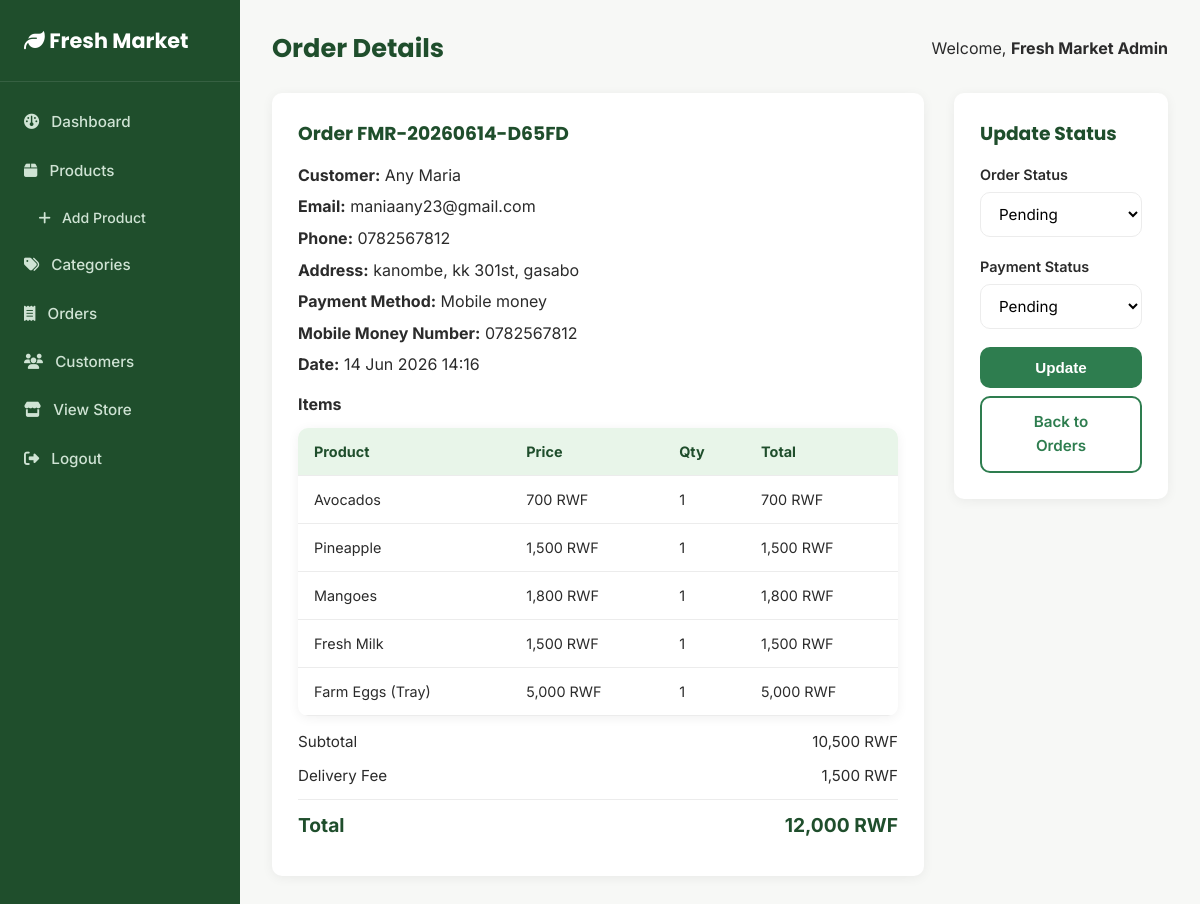
Page /admin/order-detail.php?id=1 (signed in) on the committed database.
### tables this page shows
CREATE TABLE `orders` (
  `order_id` int(11) NOT NULL,
  `customer_id` int(11) DEFAULT NULL,
  `order_number` varchar(30) NOT NULL,
  `full_name` varchar(120) NOT NULL,
  `email` varchar(150) NOT NULL,
  `phone` varchar(20) NOT NULL,
  `address` varchar(255) NOT NULL,
  `district` varchar(100) NOT NULL,
  `payment_method` enum('mobile_money','cash_on_delivery') NOT NULL DEFAULT 'mobile_money',
  `momo_number` varchar(20) DEFAULT NULL,
  `payment_status` enum('pending','paid','failed') DEFAULT 'pending',
  `order_status` enum('pending','processing','shipped','delivered','cancelled') DEFAULT 'pending',
  `subtotal` decimal(10,2) NOT NULL,
  `delivery_fee` decimal(10,2) NOT NULL DEFAULT 0.00,
  `total_amount` decimal(10,2) NOT NULL,
  `notes` text DEFAULT NULL,
  `created_at` timestamp NOT NULL DEFAULT current_timestamp()
);

CREATE TABLE `order_items` (
  `order_item_id` int(11) NOT NULL,
  `order_id` int(11) NOT NULL,
  `product_id` int(11) DEFAULT NULL,
  `product_name` varchar(150) NOT NULL,
  `price` decimal(10,2) NOT NULL,
  `quantity` int(11) NOT NULL,
  `line_total` decimal(10,2) NOT NULL
);

### includes/functions.php (called while the page is built, shortened)
<?php
function formatPrice($amount) {
    return number_format($amount, 0) . ' RWF';
}
function e($value) {
    return htmlspecialchars($value ?? '', ENT_QUOTES, 'UTF-8');
}

### admin/order-detail.php (the view, shortened to what this page needs)
<?php
require_once __DIR__ . '/../includes/functions.php';
$orderId = (int)($_GET['id'] ?? 0);
$stmt = $pdo->prepare("SELECT * FROM orders WHERE order_id = ?");
$stmt->execute([$orderId]);
$order = $stmt->fetch();
$stmt = $pdo->prepare("SELECT * FROM order_items WHERE order_id = ?");
$stmt->execute([$orderId]);
$items = $stmt->fetchAll();
require __DIR__ . '/includes/header.php';
?>
<div class="checkout-grid">
    <div class="admin-form-card" style="max-width:none;">
        <h3 style="font-family:var(--font-heading);color:var(--green-dark);margin-bottom:14px;">Order <?= e($order['order_number']) ?></h3>
        <p style="margin-bottom:6px;"><strong>Customer:</strong> <?= e($order['full_name']) ?></p>
        <p style="margin-bottom:6px;"><strong>Email:</strong> <?= e($order['email']) ?></p>
        <p style="margin-bottom:6px;"><strong>Phone:</strong> <?= e($order['phone']) ?></p>
        <p style="margin-bottom:6px;"><strong>Address:</strong> <?= e($order['address']) ?>, <?= e($order['district']) ?></p>
        <p style="margin-bottom:6px;"><strong>Payment Method:</strong> <?= e(str_replace('_',' ', ucfirst($order['payment_method']))) ?></p>
        <?php if ($order['momo_number']): ?>
            <p style="margin-bottom:6px;"><strong>Mobile Money Number:</strong> <?= e($order['momo_number']) ?></p>
        <?php endif; ?>
        <p style="margin-bottom:14px;"><strong>Date:</strong> <?= date('d M Y H:i', strtotime($order['created_at'])) ?></p>
        <h4 style="margin-bottom:10px;">Items</h4>
        <div class="admin-table-wrap" style="margin-bottom:14px;">
            <table class="admin-table">
                <thead><tr><th>Product</th><th>Price</th><th>Qty</th><th>Total</th></tr></thead>
                <tbody>
                    <?php foreach ($items as $item): ?>
                    <tr>
                        <td><?= e($item['product_name']) ?></td>
                        <td><?= formatPrice($item['price']) ?></td>
                        <td><?= $item['quantity'] ?></td>
                        <td><?= formatPrice($item['line_total']) ?></td>
                    </tr>
                    <?php endforeach; ?>
                </tbody>
            </table>
        </div>
        <div class="cart-summary-row"><span>Subtotal</span><span><?= formatPrice($order['subtotal']) ?></span></div>
        <div class="cart-summary-row"><span>Delivery Fee</span><span><?= formatPrice($order['delivery_fee']) ?></span></div>
        <div class="cart-summary-row total"><span>Total</span><span><?= formatPrice($order['total_amount']) ?></span></div>
    </div>
    <div class="admin-form-card" style="max-width:none;align-self:start;">
        <h3 style="font-family:var(--font-heading);color:var(--green-dark);margin-bottom:14px;">Update Status</h3>
        <form method="post">
            <div class="form-group">
                <label>Order Status</label>
                <select name="order_status">
                    <?php foreach (['pending','processing','shipped','delivered','cancelled'] as $st): ?>
                        <option value="<?= $st ?>" <?= $order['order_status'] === $st ? 'selected' : '' ?>><?= ucfirst($st) ?></option>
                    <?php endforeach; ?>
                </select>
            </div>
            <div class="form-group">
                <label>Payment Status</label>
                <select name="payment_status">
                    <?php foreach (['pending','paid','failed'] as $st): ?>
                        <option value="<?= $st ?>" <?= $order['payment_status'] === $st ? 'selected' : '' ?>><?= ucfirst($st) ?></option>
                    <?php endforeach; ?>
                </select>
            </div>
            <button type="submit" class="btn btn-primary btn-block">Update</button>
            <a href="orders.php" class="btn btn-outline btn-block" style="margin-top:8px;">Back to Orders</a>
        </form>
    </div>
</div>
<?php require __DIR__ . '/includes/footer.php'; ?>

### assets/css/style.css (style rules this page uses)
:root { --green-dark: #1f4e2c; --green: #2e7d4f; --green-light: #e8f5e9; --accent: #f5a623; --accent-dark: #d6890a; --gray-100: #f7f8f6; --gray-200: #ececec; --gray-500: #767676; --gray-800: #2b2b2b; --white: #ffffff; --radius: 10px; --shadow: 0 2px 12px rgba(0,0,0,0.06); --shadow-md: 0 6px 24px rgba(0,0,0,0.10); --font-heading: 'Poppins', 'Segoe UI', sans-serif; --font-body: 'Inter', 'Segoe UI', sans-serif; }
* { margin: 0; padding: 0; box-sizing: border-box; }
body { font-family: var(--font-body); color: var(--gray-800); background: var(--gray-100); line-height: 1.6; }
a { text-decoration: none; color: inherit; }
.btn { display: inline-block; padding: 12px 28px; border-radius: var(--radius); font-weight: 600; font-size: 0.95rem; cursor: pointer; border: none; transition: all 0.2s ease; text-align: center; }
.btn-primary { background: var(--green); color: var(--white); }
.btn-outline { background: transparent; border: 2px solid var(--green); color: var(--green); }
.btn-block { width: 100%; }
.form-group { margin-bottom: 18px; }
.form-group label { display: block; margin-bottom: 6px; font-weight: 600; font-size: 0.9rem; }
.form-group input, .form-group select, .form-group textarea { width: 100%; padding: 11px 14px; border: 1px solid var(--gray-200); border-radius: var(--radius); font-size: 0.95rem; font-family: var(--font-body); background: var(--white); }
.cart-summary-row { display: flex; justify-content: space-between; margin-bottom: 10px; font-size: 0.95rem; }
.cart-summary-row.total { font-weight: 700; font-size: 1.2rem; color: var(--green-dark); border-top: 1px solid var(--gray-200); padding-top: 10px; margin-top: 10px; }
.checkout-grid { display: grid; grid-template-columns: 1.4fr 1fr; gap: 30px; }
.admin-body { background: var(--gray-100); }
.admin-table-wrap { background: var(--white); border-radius: var(--radius); box-shadow: var(--shadow); overflow-x: auto; }
.admin-table { width: 100%; border-collapse: collapse; min-width: 600px; }
.admin-table th, .admin-table td { padding: 12px 16px; text-align: left; border-bottom: 1px solid var(--gray-200); font-size: 0.9rem; white-space: nowrap; }
.admin-table th { background: var(--green-light); color: var(--green-dark); position: sticky; top: 0; }
.admin-form-card { background: var(--white); border-radius: var(--radius); box-shadow: var(--shadow); padding: 26px; max-width: 600px; }

### rows in the picture
orders: order_number "FMR-20260614-D65FD", full_name "Any Maria", email "maniaany23@gmail.com", phone "0782567812", address "kanombe, kk 301st", district "gasabo", payment_method "Mobile money", momo_number "0782567812", created_at "14 Jun 2026 14:16", subtotal "10,500 RWF", delivery_fee "1,500 RWF", total_amount "12,000 RWF", order_status "Pending", payment_status "Pending"
order_items: product_name "Avocados", price "700 RWF", quantity "1", line_total "700 RWF"
order_items: product_name "Pineapple", price "1,500 RWF", quantity "1", line_total "1,500 RWF"
order_items: product_name "Mangoes", price "1,800 RWF", quantity "1", line_total "1,800 RWF"
order_items: product_name "Fresh Milk", price "1,500 RWF", quantity "1", line_total "1,500 RWF"
order_items: product_name "Farm Eggs (Tray)", price "5,000 RWF", quantity "1", line_total "5,000 RWF"

### other values in the picture
$pageTitle "Order Details"
$_SESSION['admin_name'] "Fresh Market Admin"
